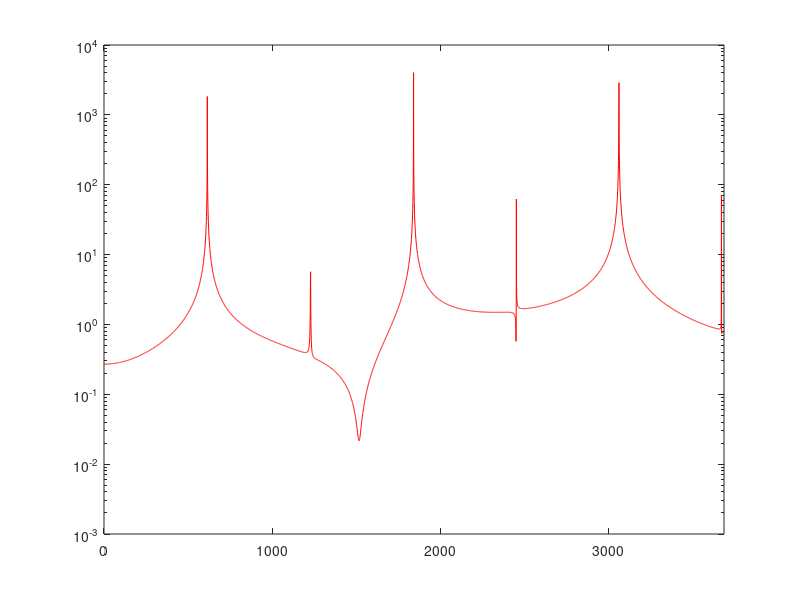
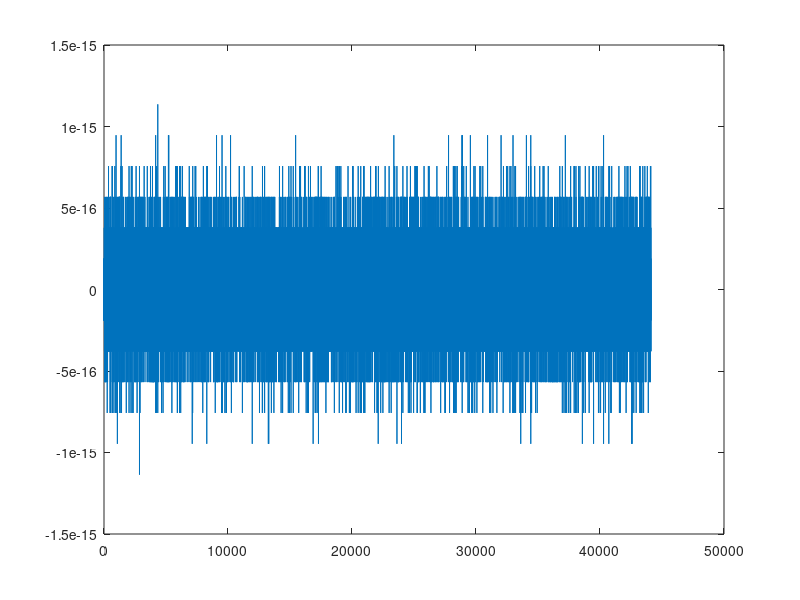

These charts were generated, in order, by the following MATLAB code:
% S. Bilbao
% 23/07/2020
% AAG, Edinburgh

clear all
close all


plot_on = 0;
interp_on = 1; % turn interpolation on or off
stefansMethod = true;

L = 1;
SR = 44100;
k = 1/SR;

N = 35.9;
h = 1/N;
c = h/k;

Tf = 1;

h = c*k;
lambda = c*k/h;

xctr = 0.5;
wid = 0.1;

N_seg = L/h;

% alf here is the fractional remainder for the grid point...

if stefansMethod
    alf = (interp_on)*((N_seg)-floor(N_seg))
    N = floor(N_seg) - 1;
else
    alf = (interp_on)*((N_seg - 0.5)-floor(N_seg - 0.5));
    N = floor(N_seg);
    if (alf >= 0.5)
        N = N - 1;
    end
end


e = ones(N,1);
Dxx = spdiags([e -2*e e], -1:1,N,N);

% the key adjustments to the Laplacian:
% % 
% Dxx(N, N-1) = 2/((1+alf)^2 + 1);
% Dxx(N, N) = -4 / ((1+alf)^2 + 1);
if stefansMethod
    Dxx(N,N-1) = 2/(2+alf);
    Dxx(N,N) = -2/(2+alf)-2/((2+alf)*(1+alf));
else
    Dxx(N, N-1) = 4 / (2*alf + 3);
    Dxx(N, N) = -4 / (2*alf + 1);
end

Nf = floor(Tf*SR);
out = zeros(Nf,1);

u0 = zeros(N,1);
for ll=1:N
    x = ll*h;
    dist = abs(x-xctr);
    if(dist<=wid)
        u0(ll) = 0.5*(1+cos(pi*dist/wid));
    end
end
    
u  = zeros(N,1);
u1 = u0;
u2 = u0;

P = eye(N);
if stefansMethod
    P(N,N) = (2+alf)/2;
else
    P(N,N) = (2*alf + 3)/4;
end
for n=1:Nf
%     c = c-0.005;
    h = c*k;
    lambda = c*k/h;
    N_seg = L/h;

    % alf here is the fractional remainder for the grid point...

    
    if stefansMethod
        alf = (interp_on)*((N_seg)-floor(N_seg));
        N = floor(N_seg) - 1;
    else
        alf = (interp_on)*((N_seg - 0.5)-floor(N_seg - 0.5));
        N = floor(N_seg);
        if (alf >= 0.5)
            N = N - 1;
        end
    end


    NPrev = N;
    N = floor(N_seg)-1;
    
    if NPrev < N
        u = [u; 0];
        u1 = [u1; (u1(end)) / 2];
        u2 = [u2; (u2(end)) / 2];
        e = ones(N,1);
        Dxx = spdiags([e -2*e e], -1:1,N,N);

        % the key adjustments to the Laplacian:
    
    end
    if stefansMethod
        Dxx(N,N-1) = 2/(2+alf);
        Dxx(N,N) = -2/(2+alf)-2/((2+alf)*(1+alf));
    else
        Dxx(N, N-1) = 4 / (2*alf + 3);
        Dxx(N, N) = -4 / (2*alf + 1);
    end

    P = eye(N);
    if stefansMethod
        P(N,N) = (2+alf)/2;
    else
        P(N,N) = (2*alf + 3)/4;
    end

    u = 2*u1-u2+lambda^2*Dxx*u1;
    
    scaling = ones(N,1);
%     scaling(N) = 1/(alf+1);
    scaling(N) = (2+alf)/2;
    range = 1:N-1;
    H(n) = 0.5*(u-u1)'*P*(u-u1)/k^2-0.5*(c^2/h^2)*u'*P*Dxx*u1;
    
%     hold off;
%     plot(kinEnergy(1:n))
%     hold on;
%     plot(potEnergy(1:n))
%     plot(H(1:n))
%     drawnow;
    u2 = u1;
    u1 = u;
    out(n) = u(floor(1*N/6));
    if((plot_on==1)&&(mod(n,10000)==0))
        plot([0:N, N_seg]'*h, [0; u; 0], 'k', 'Marker', '.', 'MarkerSize', 20);
        pause(0.3);
        drawnow
    end
end

figure(1)
outfft = fft(out);
semilogy([0:Nf-1]'*SR/Nf, abs(outfft), 'r');
xlim([0 3*c/L])

figure(2)

Herr = (H(2:end)-H(1:end-1))/H(1);

plot(Herr)
% soundsc(out,SR)
c/2
